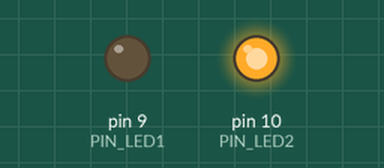
Recording of a sketch running on a simulated Arduino Uno, built with avr-gcc and run on an emulated ATmega328P. On the bench: output pins drawn as LEDs (lit = HIGH). Random numbers use the default seed unless the sketch sets one.

Above: at 0.1 s.
At 36.1 s:
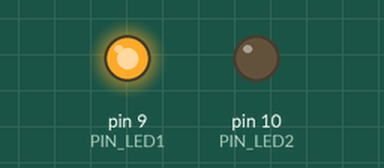
Timing chart, 0 to 40.0 s (numbered marks = the images above):
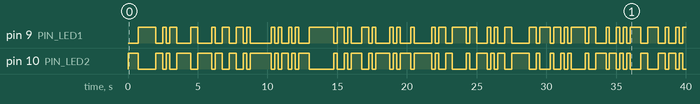

The sketch:

sketch_ej11.ino
```cpp
#define PIN_LED1 9
#define PIN_LED2 10

void setup() {
  pinMode(PIN_LED1, OUTPUT);
  pinMode(PIN_LED2, OUTPUT);
}

void loop() {

  if(random(0, 2) == 0) {
    digitalWrite(PIN_LED1, HIGH);
  } else {
    digitalWrite(PIN_LED2, HIGH);
  }

  delay(250);

  digitalWrite(PIN_LED1, LOW);
  digitalWrite(PIN_LED2, LOW);

}
```

Measured:
- by itself, pin 9 (PIN_LED1): LOW → HIGH at 0.75 s, → LOW 1.3 s later, → HIGH 0.50 s later, → LOW 0.25 s later, … (81 changes in this stretch)
- by itself, pin 10 (PIN_LED2): LOW → HIGH at 0.00 s, → LOW 0.75 s later, → HIGH 1.3 s later, → LOW 0.50 s later, … (82 changes in this stretch)
